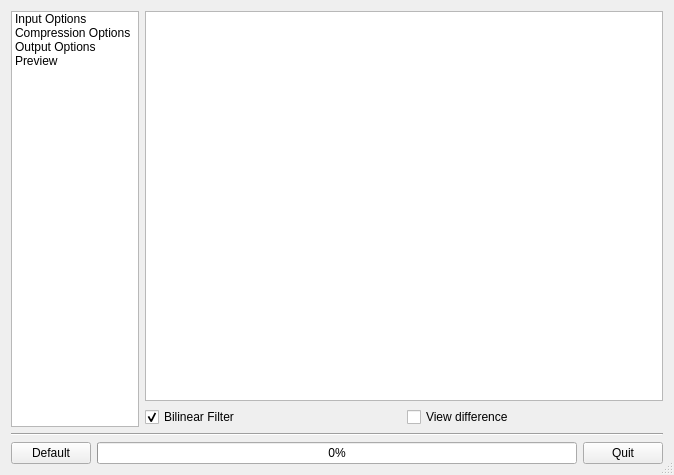
<ui version="4.0" >
 <class>ConfigDialog</class>
 <widget class="QDialog" name="ConfigDialog" >
  <property name="geometry" >
   <rect>
    <x>0</x>
    <y>0</y>
    <width>674</width>
    <height>475</height>
   </rect>
  </property>
  <property name="windowTitle" >
   <string>NVIDIA Texture Tools</string>
  </property>
  <property name="sizeGripEnabled" >
   <bool>true</bool>
  </property>
  <layout class="QVBoxLayout" >
   <item>
    <layout class="QHBoxLayout" >
     <item>
      <layout class="QVBoxLayout" >
       <item>
        <widget class="QListWidget" name="listWidget" >
         <property name="minimumSize" >
          <size>
           <width>64</width>
           <height>0</height>
          </size>
         </property>
         <property name="maximumSize" >
          <size>
           <width>128</width>
           <height>16777215</height>
          </size>
         </property>
         <property name="horizontalScrollBarPolicy" >
          <enum>Qt::ScrollBarAlwaysOff</enum>
         </property>
         <property name="movement" >
          <enum>QListView::Static</enum>
         </property>
         <property name="flow" >
          <enum>QListView::TopToBottom</enum>
         </property>
         <property name="isWrapping" stdset="0" >
          <bool>false</bool>
         </property>
         <property name="resizeMode" >
          <enum>QListView::Adjust</enum>
         </property>
         <property name="viewMode" >
          <enum>QListView::ListMode</enum>
         </property>
         <item>
          <property name="text" >
           <string>Input Options</string>
          </property>
         </item>
         <item>
          <property name="text" >
           <string>Compression Options</string>
          </property>
         </item>
         <item>
          <property name="text" >
           <string>Output Options</string>
          </property>
         </item>
         <item>
          <property name="text" >
           <string>Preview</string>
          </property>
          <property name="icon" >
           <iconset>../../../../../../castano-stuff/qshaderedit/src/images/colorpicker.png</iconset>
          </property>
         </item>
        </widget>
       </item>
      </layout>
     </item>
     <item>
      <widget class="QStackedWidget" name="stackedWidget" >
       <property name="sizePolicy" >
        <sizepolicy vsizetype="Expanding" hsizetype="Expanding" >
         <horstretch>0</horstretch>
         <verstretch>0</verstretch>
        </sizepolicy>
       </property>
       <property name="currentIndex" >
        <number>3</number>
       </property>
       <widget class="QWidget" name="inputPage" >
        <layout class="QVBoxLayout" >
         <property name="spacing" >
          <number>-1</number>
         </property>
         <property name="leftMargin" >
          <number>0</number>
         </property>
         <property name="topMargin" >
          <number>0</number>
         </property>
         <property name="rightMargin" >
          <number>0</number>
         </property>
         <property name="bottomMargin" >
          <number>0</number>
         </property>
         <item>
          <widget class="QTabWidget" name="tabWidget" >
           <property name="currentIndex" >
            <number>0</number>
           </property>
           <property name="elideMode" >
            <enum>Qt::ElideNone</enum>
           </property>
           <property name="usesScrollButtons" >
            <bool>false</bool>
           </property>
           <widget class="QWidget" name="widget" >
            <attribute name="title" >
             <string>File Path</string>
            </attribute>
            <layout class="QVBoxLayout" >
             <item>
              <layout class="QHBoxLayout" >
               <item>
                <widget class="QLineEdit" name="imagePathLineEdit" />
               </item>
               <item>
                <widget class="QPushButton" name="openButton" >
                 <property name="sizePolicy" >
                  <sizepolicy vsizetype="Fixed" hsizetype="Fixed" >
                   <horstretch>0</horstretch>
                   <verstretch>0</verstretch>
                  </sizepolicy>
                 </property>
                 <property name="text" >
                  <string>Open</string>
                 </property>
                </widget>
               </item>
              </layout>
             </item>
             <item>
              <widget class="QGraphicsView" name="graphicsView" />
             </item>
            </layout>
           </widget>
           <widget class="QWidget" name="widget" >
            <attribute name="title" >
             <string>Image Settings</string>
            </attribute>
            <layout class="QVBoxLayout" >
             <item>
              <layout class="QHBoxLayout" >
               <item>
                <widget class="QGroupBox" name="groupBox" >
                 <property name="sizePolicy" >
                  <sizepolicy vsizetype="Fixed" hsizetype="Fixed" >
                   <horstretch>0</horstretch>
                   <verstretch>0</verstretch>
                  </sizepolicy>
                 </property>
                 <property name="title" >
                  <string>Color Mode</string>
                 </property>
                 <property name="alignment" >
                  <set>Qt::AlignHCenter</set>
                 </property>
                 <layout class="QVBoxLayout" >
                  <property name="spacing" >
                   <number>0</number>
                  </property>
                  <item>
                   <widget class="QRadioButton" name="rgbRadioButton" >
                    <property name="text" >
                     <string>RGB</string>
                    </property>
                    <property name="checked" >
                     <bool>true</bool>
                    </property>
                   </widget>
                  </item>
                  <item>
                   <widget class="QRadioButton" name="normalMapRadioButton" >
                    <property name="text" >
                     <string>Normal Map</string>
                    </property>
                   </widget>
                  </item>
                 </layout>
                </widget>
               </item>
               <item>
                <widget class="QGroupBox" name="alphaModeGroupBox" >
                 <property name="sizePolicy" >
                  <sizepolicy vsizetype="Fixed" hsizetype="Fixed" >
                   <horstretch>0</horstretch>
                   <verstretch>0</verstretch>
                  </sizepolicy>
                 </property>
                 <property name="title" >
                  <string>Alpha Mode</string>
                 </property>
                 <property name="alignment" >
                  <set>Qt::AlignHCenter</set>
                 </property>
                 <layout class="QVBoxLayout" >
                  <property name="spacing" >
                   <number>0</number>
                  </property>
                  <item>
                   <widget class="QRadioButton" name="alphaNoneRadioButton" >
                    <property name="text" >
                     <string>None</string>
                    </property>
                    <property name="checked" >
                     <bool>false</bool>
                    </property>
                   </widget>
                  </item>
                  <item>
                   <widget class="QRadioButton" name="alphaTransparencyRadioButton" >
                    <property name="text" >
                     <string>Transparency</string>
                    </property>
                    <property name="checked" >
                     <bool>true</bool>
                    </property>
                   </widget>
                  </item>
                  <item>
                   <widget class="QRadioButton" name="alphaPremultipliedRadioButton" >
                    <property name="text" >
                     <string>Premultiplied</string>
                    </property>
                   </widget>
                  </item>
                 </layout>
                </widget>
               </item>
              </layout>
             </item>
             <item>
              <layout class="QHBoxLayout" >
               <property name="spacing" >
                <number>0</number>
               </property>
               <item>
                <widget class="QLabel" name="wrapModeLabel" >
                 <property name="sizePolicy" >
                  <sizepolicy vsizetype="Preferred" hsizetype="Expanding" >
                   <horstretch>0</horstretch>
                   <verstretch>0</verstretch>
                  </sizepolicy>
                 </property>
                 <property name="text" >
                  <string>Wrap Mode:</string>
                 </property>
                 <property name="buddy" >
                  <cstring>mipmapFilterComboBox</cstring>
                 </property>
                </widget>
               </item>
               <item>
                <widget class="QComboBox" name="wrapModeComboBox" >
                 <property name="maximumSize" >
                  <size>
                   <width>16777215</width>
                   <height>26</height>
                  </size>
                 </property>
                 <item>
                  <property name="text" >
                   <string>Mirror</string>
                  </property>
                 </item>
                 <item>
                  <property name="text" >
                   <string>Repeat</string>
                  </property>
                 </item>
                 <item>
                  <property name="text" >
                   <string>Clamp</string>
                  </property>
                 </item>
                </widget>
               </item>
              </layout>
             </item>
             <item>
              <layout class="QHBoxLayout" >
               <item>
                <widget class="QLabel" name="inputGammaLabel" >
                 <property name="sizePolicy" >
                  <sizepolicy vsizetype="Fixed" hsizetype="Expanding" >
                   <horstretch>0</horstretch>
                   <verstretch>0</verstretch>
                  </sizepolicy>
                 </property>
                 <property name="text" >
                  <string>Input Gamma:</string>
                 </property>
                 <property name="buddy" >
                  <cstring>inputGammaSpinBox</cstring>
                 </property>
                </widget>
               </item>
               <item>
                <widget class="QDoubleSpinBox" name="inputGammaSpinBox" >
                 <property name="sizePolicy" >
                  <sizepolicy vsizetype="Fixed" hsizetype="Maximum" >
                   <horstretch>0</horstretch>
                   <verstretch>0</verstretch>
                  </sizepolicy>
                 </property>
                 <property name="buttonSymbols" >
                  <enum>QAbstractSpinBox::UpDownArrows</enum>
                 </property>
                 <property name="minimum" >
                  <double>0.050000000000000</double>
                 </property>
                 <property name="maximum" >
                  <double>4.000000000000000</double>
                 </property>
                 <property name="singleStep" >
                  <double>0.050000000000000</double>
                 </property>
                 <property name="value" >
                  <double>2.200000000000000</double>
                 </property>
                </widget>
               </item>
              </layout>
             </item>
             <item>
              <layout class="QHBoxLayout" >
               <item>
                <widget class="QLabel" name="outputGammaLabel" >
                 <property name="sizePolicy" >
                  <sizepolicy vsizetype="Fixed" hsizetype="Expanding" >
                   <horstretch>0</horstretch>
                   <verstretch>0</verstretch>
                  </sizepolicy>
                 </property>
                 <property name="text" >
                  <string>Output Gamma:</string>
                 </property>
                 <property name="buddy" >
                  <cstring>inputGammaSpinBox</cstring>
                 </property>
                </widget>
               </item>
               <item>
                <widget class="QDoubleSpinBox" name="outputGammaSpinBox" >
                 <property name="sizePolicy" >
                  <sizepolicy vsizetype="Fixed" hsizetype="Maximum" >
                   <horstretch>0</horstretch>
                   <verstretch>0</verstretch>
                  </sizepolicy>
                 </property>
                 <property name="buttonSymbols" >
                  <enum>QAbstractSpinBox::UpDownArrows</enum>
                 </property>
                 <property name="minimum" >
                  <double>0.050000000000000</double>
                 </property>
                 <property name="maximum" >
                  <double>4.000000000000000</double>
                 </property>
                 <property name="singleStep" >
                  <double>0.050000000000000</double>
                 </property>
                 <property name="value" >
                  <double>2.200000000000000</double>
                 </property>
                </widget>
               </item>
              </layout>
             </item>
             <item>
              <spacer>
               <property name="orientation" >
                <enum>Qt::Vertical</enum>
               </property>
               <property name="sizeHint" >
                <size>
                 <width>433</width>
                 <height>16</height>
                </size>
               </property>
              </spacer>
             </item>
            </layout>
           </widget>
           <widget class="QWidget" name="widget" >
            <attribute name="title" >
             <string>Mipmaps</string>
            </attribute>
            <layout class="QVBoxLayout" >
             <item>
              <widget class="QCheckBox" name="generateMipmapsCheckBox" >
               <property name="text" >
                <string>Generate mipmaps</string>
               </property>
               <property name="checked" >
                <bool>true</bool>
               </property>
              </widget>
             </item>
             <item>
              <layout class="QHBoxLayout" >
               <property name="spacing" >
                <number>1</number>
               </property>
               <item>
                <widget class="QLabel" name="mipmapFilterLabel" >
                 <property name="sizePolicy" >
                  <sizepolicy vsizetype="Preferred" hsizetype="Expanding" >
                   <horstretch>0</horstretch>
                   <verstretch>0</verstretch>
                  </sizepolicy>
                 </property>
                 <property name="text" >
                  <string>Mipmap filter:</string>
                 </property>
                 <property name="buddy" >
                  <cstring>mipmapFilterComboBox</cstring>
                 </property>
                </widget>
               </item>
               <item>
                <widget class="QComboBox" name="mipmapFilterComboBox" >
                 <property name="maximumSize" >
                  <size>
                   <width>16777215</width>
                   <height>26</height>
                  </size>
                 </property>
                 <item>
                  <property name="text" >
                   <string>Box</string>
                  </property>
                 </item>
                 <item>
                  <property name="text" >
                   <string>Triangle</string>
                  </property>
                 </item>
                 <item>
                  <property name="text" >
                   <string>Kaiser</string>
                  </property>
                 </item>
                </widget>
               </item>
               <item>
                <widget class="QToolButton" name="mipmapFilterSettings" >
                 <property name="enabled" >
                  <bool>false</bool>
                 </property>
                 <property name="sizePolicy" >
                  <sizepolicy vsizetype="Fixed" hsizetype="Fixed" >
                   <horstretch>0</horstretch>
                   <verstretch>0</verstretch>
                  </sizepolicy>
                 </property>
                 <property name="maximumSize" >
                  <size>
                   <width>16777215</width>
                   <height>24</height>
                  </size>
                 </property>
                 <property name="autoFillBackground" >
                  <bool>false</bool>
                 </property>
                 <property name="text" >
                  <string>...</string>
                 </property>
                 <property name="toolButtonStyle" >
                  <enum>Qt::ToolButtonTextOnly</enum>
                 </property>
                </widget>
               </item>
              </layout>
             </item>
             <item>
              <layout class="QHBoxLayout" >
               <item>
                <widget class="QCheckBox" name="limitMipmapsCheckBox" >
                 <property name="sizePolicy" >
                  <sizepolicy vsizetype="Fixed" hsizetype="Expanding" >
                   <horstretch>0</horstretch>
                   <verstretch>0</verstretch>
                  </sizepolicy>
                 </property>
                 <property name="text" >
                  <string>Limit Mipmaps</string>
                 </property>
                </widget>
               </item>
               <item>
                <widget class="QLabel" name="maxLevelLabel" >
                 <property name="enabled" >
                  <bool>false</bool>
                 </property>
                 <property name="sizePolicy" >
                  <sizepolicy vsizetype="Fixed" hsizetype="Fixed" >
                   <horstretch>0</horstretch>
                   <verstretch>0</verstretch>
                  </sizepolicy>
                 </property>
                 <property name="text" >
                  <string>Max Level:</string>
                 </property>
                </widget>
               </item>
               <item>
                <widget class="QSpinBox" name="maxLevelSpinBox" >
                 <property name="enabled" >
                  <bool>false</bool>
                 </property>
                 <property name="sizePolicy" >
                  <sizepolicy vsizetype="Fixed" hsizetype="Fixed" >
                   <horstretch>0</horstretch>
                   <verstretch>0</verstretch>
                  </sizepolicy>
                 </property>
                 <property name="maximumSize" >
                  <size>
                   <width>80</width>
                   <height>16777215</height>
                  </size>
                 </property>
                </widget>
               </item>
              </layout>
             </item>
             <item>
              <spacer>
               <property name="orientation" >
                <enum>Qt::Vertical</enum>
               </property>
               <property name="sizeHint" >
                <size>
                 <width>204</width>
                 <height>71</height>
                </size>
               </property>
              </spacer>
             </item>
            </layout>
           </widget>
           <widget class="QWidget" name="widget" >
            <attribute name="title" >
             <string>Normal Map</string>
            </attribute>
           </widget>
          </widget>
         </item>
        </layout>
       </widget>
       <widget class="QWidget" name="compressionPage" >
        <layout class="QVBoxLayout" >
         <property name="leftMargin" >
          <number>0</number>
         </property>
         <property name="topMargin" >
          <number>0</number>
         </property>
         <property name="rightMargin" >
          <number>0</number>
         </property>
         <property name="bottomMargin" >
          <number>0</number>
         </property>
         <item>
          <layout class="QHBoxLayout" >
           <item>
            <widget class="QLabel" name="label_3" >
             <property name="sizePolicy" >
              <sizepolicy vsizetype="Preferred" hsizetype="Expanding" >
               <horstretch>0</horstretch>
               <verstretch>0</verstretch>
              </sizepolicy>
             </property>
             <property name="text" >
              <string>Format:</string>
             </property>
             <property name="textFormat" >
              <enum>Qt::PlainText</enum>
             </property>
             <property name="textInteractionFlags" >
              <set>Qt::NoTextInteraction</set>
             </property>
             <property name="buddy" >
              <cstring>formatComboBox</cstring>
             </property>
            </widget>
           </item>
           <item>
            <widget class="QComboBox" name="formatComboBox" >
             <item>
              <property name="text" >
               <string>Uncompressed</string>
              </property>
             </item>
             <item>
              <property name="text" >
               <string>BC1 (DXT1)</string>
              </property>
             </item>
             <item>
              <property name="text" >
               <string>BC1a (DXT1a)</string>
              </property>
             </item>
             <item>
              <property name="text" >
               <string>BC2 (DXT3)</string>
              </property>
             </item>
             <item>
              <property name="text" >
               <string>BC3 (DXT5)</string>
              </property>
             </item>
             <item>
              <property name="text" >
               <string>BC4</string>
              </property>
             </item>
             <item>
              <property name="text" >
               <string>BC5</string>
              </property>
             </item>
            </widget>
           </item>
          </layout>
         </item>
         <item>
          <layout class="QHBoxLayout" >
           <item>
            <widget class="QLabel" name="label_4" >
             <property name="sizePolicy" >
              <sizepolicy vsizetype="Preferred" hsizetype="Expanding" >
               <horstretch>0</horstretch>
               <verstretch>0</verstretch>
              </sizepolicy>
             </property>
             <property name="text" >
              <string>Quality:</string>
             </property>
             <property name="textFormat" >
              <enum>Qt::PlainText</enum>
             </property>
             <property name="textInteractionFlags" >
              <set>Qt::NoTextInteraction</set>
             </property>
             <property name="buddy" >
              <cstring>formatComboBox</cstring>
             </property>
            </widget>
           </item>
           <item>
            <widget class="QComboBox" name="formatComboBox_2" >
             <property name="currentIndex" >
              <number>1</number>
             </property>
             <item>
              <property name="text" >
               <string>Fastest</string>
              </property>
             </item>
             <item>
              <property name="text" >
               <string>Normal</string>
              </property>
             </item>
             <item>
              <property name="text" >
               <string>Production</string>
              </property>
             </item>
             <item>
              <property name="text" >
               <string>Highest</string>
              </property>
             </item>
            </widget>
           </item>
          </layout>
         </item>
         <item>
          <layout class="QHBoxLayout" >
           <item>
            <spacer>
             <property name="orientation" >
              <enum>Qt::Horizontal</enum>
             </property>
             <property name="sizeHint" >
              <size>
               <width>40</width>
               <height>20</height>
              </size>
             </property>
            </spacer>
           </item>
           <item>
            <widget class="QGroupBox" name="groupBox_6" >
             <property name="sizePolicy" >
              <sizepolicy vsizetype="Fixed" hsizetype="Fixed" >
               <horstretch>0</horstretch>
               <verstretch>0</verstretch>
              </sizepolicy>
             </property>
             <property name="title" >
              <string>Color Weights</string>
             </property>
             <property name="alignment" >
              <set>Qt::AlignHCenter</set>
             </property>
             <layout class="QVBoxLayout" >
              <item>
               <layout class="QHBoxLayout" >
                <item>
                 <widget class="QLabel" name="label_10" >
                  <property name="text" >
                   <string>Red</string>
                  </property>
                  <property name="buddy" >
                   <cstring>redSpinBox</cstring>
                  </property>
                 </widget>
                </item>
                <item>
                 <widget class="QDoubleSpinBox" name="redSpinBox" >
                  <property name="maximum" >
                   <double>1.000000000000000</double>
                  </property>
                  <property name="singleStep" >
                   <double>0.050000000000000</double>
                  </property>
                  <property name="value" >
                   <double>1.000000000000000</double>
                  </property>
                 </widget>
                </item>
               </layout>
              </item>
              <item>
               <layout class="QHBoxLayout" >
                <item>
                 <widget class="QLabel" name="label_11" >
                  <property name="text" >
                   <string>Green</string>
                  </property>
                  <property name="buddy" >
                   <cstring>greenSpinBox</cstring>
                  </property>
                 </widget>
                </item>
                <item>
                 <widget class="QDoubleSpinBox" name="greenSpinBox" >
                  <property name="maximum" >
                   <double>1.000000000000000</double>
                  </property>
                  <property name="singleStep" >
                   <double>0.050000000000000</double>
                  </property>
                  <property name="value" >
                   <double>1.000000000000000</double>
                  </property>
                 </widget>
                </item>
               </layout>
              </item>
              <item>
               <layout class="QHBoxLayout" >
                <item>
                 <widget class="QLabel" name="label_12" >
                  <property name="text" >
                   <string>Blue</string>
                  </property>
                  <property name="buddy" >
                   <cstring>blueSpinBox</cstring>
                  </property>
                 </widget>
                </item>
                <item>
                 <widget class="QDoubleSpinBox" name="blueSpinBox" >
                  <property name="maximum" >
                   <double>1.000000000000000</double>
                  </property>
                  <property name="singleStep" >
                   <double>0.050000000000000</double>
                  </property>
                  <property name="value" >
                   <double>1.000000000000000</double>
                  </property>
                 </widget>
                </item>
               </layout>
              </item>
              <item>
               <layout class="QHBoxLayout" >
                <item>
                 <widget class="QPushButton" name="uniformButton" >
                  <property name="maximumSize" >
                   <size>
                    <width>16777215</width>
                    <height>22</height>
                   </size>
                  </property>
                  <property name="text" >
                   <string>Uniform Weights</string>
                  </property>
                  <property name="checkable" >
                   <bool>true</bool>
                  </property>
                  <property name="checked" >
                   <bool>true</bool>
                  </property>
                 </widget>
                </item>
                <item>
                 <widget class="QPushButton" name="luminanceButton" >
                  <property name="maximumSize" >
                   <size>
                    <width>16777215</width>
                    <height>22</height>
                   </size>
                  </property>
                  <property name="text" >
                   <string>Luminance Weights</string>
                  </property>
                  <property name="checkable" >
                   <bool>true</bool>
                  </property>
                 </widget>
                </item>
               </layout>
              </item>
             </layout>
            </widget>
           </item>
           <item>
            <spacer>
             <property name="orientation" >
              <enum>Qt::Horizontal</enum>
             </property>
             <property name="sizeHint" >
              <size>
               <width>40</width>
               <height>20</height>
              </size>
             </property>
            </spacer>
           </item>
          </layout>
         </item>
         <item>
          <spacer>
           <property name="orientation" >
            <enum>Qt::Vertical</enum>
           </property>
           <property name="sizeHint" >
            <size>
             <width>484</width>
             <height>31</height>
            </size>
           </property>
          </spacer>
         </item>
        </layout>
       </widget>
       <widget class="QWidget" name="outputPage" />
       <widget class="QWidget" name="previewPage" >
        <layout class="QVBoxLayout" >
         <property name="leftMargin" >
          <number>0</number>
         </property>
         <property name="topMargin" >
          <number>0</number>
         </property>
         <property name="rightMargin" >
          <number>0</number>
         </property>
         <property name="bottomMargin" >
          <number>0</number>
         </property>
         <item>
          <layout class="QHBoxLayout" >
           <item>
            <widget class="QGraphicsView" name="graphicsView_2" />
           </item>
          </layout>
         </item>
         <item>
          <layout class="QHBoxLayout" >
           <item>
            <widget class="QCheckBox" name="filterCheckBox" >
             <property name="text" >
              <string>Bilinear Filter</string>
             </property>
             <property name="checked" >
              <bool>true</bool>
             </property>
            </widget>
           </item>
           <item>
            <widget class="QCheckBox" name="diffCheckBox" >
             <property name="text" >
              <string>View difference</string>
             </property>
            </widget>
           </item>
          </layout>
         </item>
        </layout>
       </widget>
      </widget>
     </item>
    </layout>
   </item>
   <item>
    <widget class="Line" name="line" >
     <property name="orientation" >
      <enum>Qt::Horizontal</enum>
     </property>
    </widget>
   </item>
   <item>
    <layout class="QHBoxLayout" >
     <item>
      <widget class="QPushButton" name="pushButton_6" >
       <property name="text" >
        <string>Default</string>
       </property>
      </widget>
     </item>
     <item>
      <widget class="QProgressBar" name="progressBar" >
       <property name="enabled" >
        <bool>true</bool>
       </property>
       <property name="value" >
        <number>0</number>
       </property>
       <property name="textVisible" >
        <bool>true</bool>
       </property>
       <property name="orientation" >
        <enum>Qt::Horizontal</enum>
       </property>
       <property name="invertedAppearance" >
        <bool>false</bool>
       </property>
      </widget>
     </item>
     <item>
      <widget class="QPushButton" name="pushButton" >
       <property name="text" >
        <string>Quit</string>
       </property>
      </widget>
     </item>
    </layout>
   </item>
  </layout>
 </widget>
 <resources/>
 <connections>
  <connection>
   <sender>listWidget</sender>
   <signal>currentRowChanged(int)</signal>
   <receiver>stackedWidget</receiver>
   <slot>setCurrentIndex(int)</slot>
   <hints>
    <hint type="sourcelabel" >
     <x>118</x>
     <y>193</y>
    </hint>
    <hint type="destinationlabel" >
     <x>154</x>
     <y>220</y>
    </hint>
   </hints>
  </connection>
  <connection>
   <sender>pushButton</sender>
   <signal>clicked()</signal>
   <receiver>ConfigDialog</receiver>
   <slot>accept()</slot>
   <hints>
    <hint type="sourcelabel" >
     <x>565</x>
     <y>491</y>
    </hint>
    <hint type="destinationlabel" >
     <x>582</x>
     <y>506</y>
    </hint>
   </hints>
  </connection>
  <connection>
   <sender>limitMipmapsCheckBox</sender>
   <signal>clicked(bool)</signal>
   <receiver>maxLevelSpinBox</receiver>
   <slot>setEnabled(bool)</slot>
   <hints>
    <hint type="sourcelabel" >
     <x>451</x>
     <y>120</y>
    </hint>
    <hint type="destinationlabel" >
     <x>524</x>
     <y>120</y>
    </hint>
   </hints>
  </connection>
  <connection>
   <sender>limitMipmapsCheckBox</sender>
   <signal>clicked(bool)</signal>
   <receiver>maxLevelLabel</receiver>
   <slot>setEnabled(bool)</slot>
   <hints>
    <hint type="sourcelabel" >
     <x>337</x>
     <y>120</y>
    </hint>
    <hint type="destinationlabel" >
     <x>482</x>
     <y>124</y>
    </hint>
   </hints>
  </connection>
 </connections>
</ui>
